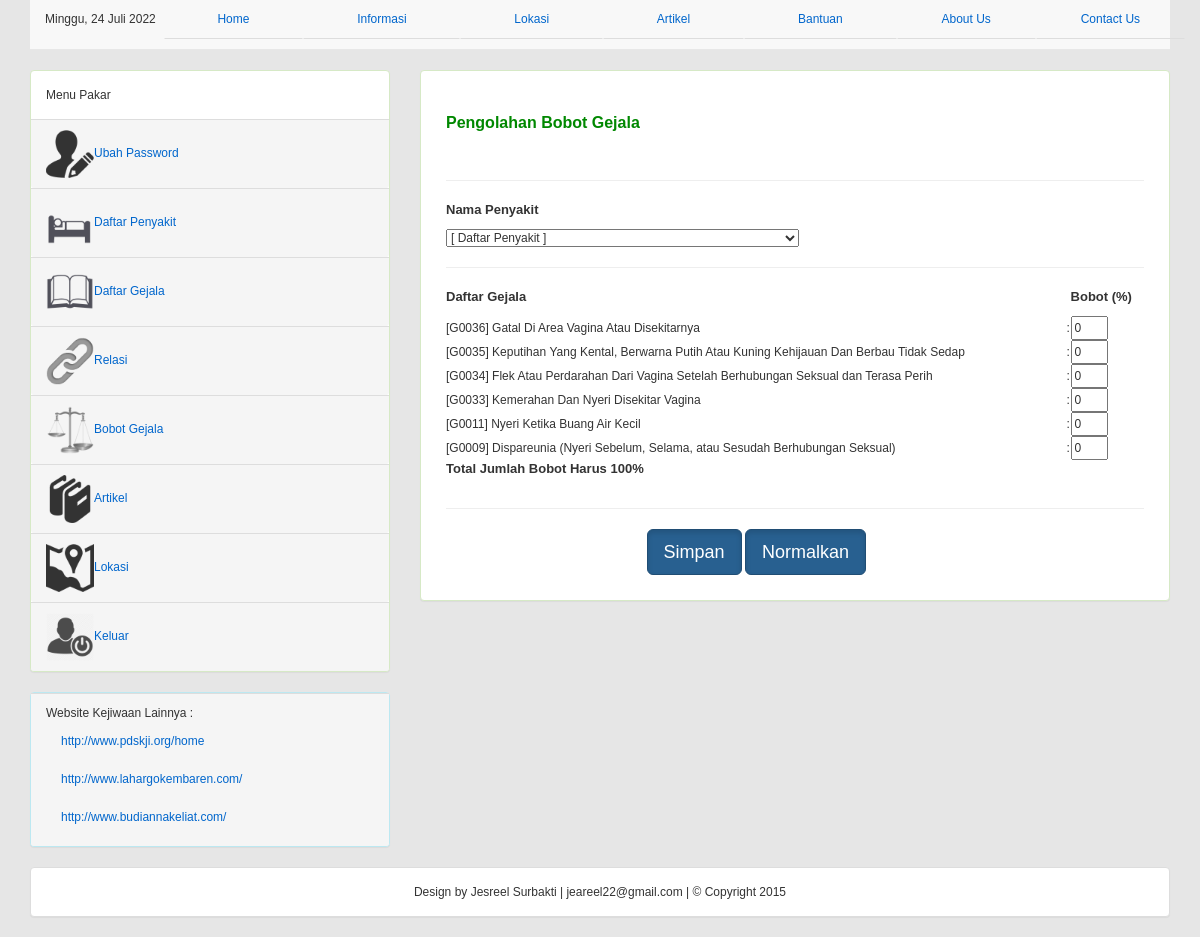
Screenshot of /bobot_gejala.php (signed in) with the database file from the repository.
### tables this page shows
CREATE TABLE `relasi_penyakit_gejala` (
  `kode_penyakit` varchar(8) NOT NULL,
  `kode_gejala` varchar(8) NOT NULL,
  `bobot` int(3) NOT NULL
);

CREATE TABLE `gejala` (
  `kode_gejala` varchar(5) NOT NULL,
  `nama_gejala` text NOT NULL
);

### tanggal.php (called while the page is built, shortened)
<?php
	$namaHari   = array("Ahad", "Senin", "Selasa", "Rabu", "Kamis", "Jumat", "Sabtu","Minggu");
	$namaBulan = array("Januari", "Februari", "Maret", "April", "Mei",  "Juni", "Juli", "Agustus", "September", "Oktober", "November",  "Desember");
	$tglsekarang = $namaHari[date('N')] . ", " . date('j') . " " . $namaBulan[(date('n')-1)] . " " . date('Y');
	?>

### bobot_gejala.php (the view, shortened to what this page needs)
<?php
include "tanggal.php";
?>
<!DOCTYPE html>
<html>
<head>
	<link rel="stylesheet" type="text/css" href="css/bootstrap.css">
	<link href="templatemo_style.css" rel="stylesheet" type="text/css" />
</head>
<body>
	<div class="container">
		<nav class="navbar navbar-default navbar-static-top">
			<div class="navbar-inner">
				<div class="container">
					<ul class="nav nav-tabs nav-justified">
						<li role="presentation">
							<?php echo "$tglsekarang"; ?>
						</li>
						<li role="presentation"><a href="index_pakar.php">Home</a></li>
						<li role="presentation"><a href="informasi_pakar.php">Informasi</a></li>
						<li role="presentation"><a href="lokasi.php">Lokasi</a></li>
						<li role="presentation"><a href="Artikel.php">Artikel</a></li>
						<li role="presentation"><a href="bantuan_pakar.php">Bantuan</a></li>
						<li role="presentation"><a href="about_pakar.php">About Us</a></li>
						<li role="presentation"><a href="contact_pakar.php">Contact Us</a></li>
					</ul>
				</div>
			</div>
		</nav>
		<div class="row">
			<div class="col-md-4">
				<div class="panel panel-success">
					<div class="panel-body">
						Menu Pakar
					</div>
					<div class="panel-footer"><img src="gambar/ubahpassword.png" width="48" height="48" /><a href="ubahpw_pakar.php">Ubah Password</a></div>
					<div class="panel-footer"><img src="gambar/daftar_penyakit.png" width="48" height="48" /><a href="daftar_penyakit.php">Daftar Penyakit</a></div>
					<div class="panel-footer"><img src="gambar/daftar_gejala.png" width="48" height="48" /><a href="daftar_gejala.php">Daftar Gejala</a></div>
					<div class="panel-footer"><img src="gambar/relasi.png" width="48" height="48" /><a href="relasi.php">Relasi</a></div>
					<div class="panel-footer"><img src="gambar/timbangan.png" width="48" height="48" /><a href="bobot_gejala.php">Bobot Gejala</a></div>
					<div class="panel-footer"><img src="gambar/artikel.png" width="48" height="48" /><a href="artikel.php">Artikel</a></div>
					<div class="panel-footer"><img src="gambar/peta.png" width="48" height="48" /><a href="lokasi.php">Lokasi</a></div>
					<div class="panel-footer"><img src="gambar/keluar.png" width="48" height="48" /><a href="index.php">Keluar</a></div>
				</div>
				<div class="panel panel-info">
					<div class="panel-footer">
						<ul class="nav nav-list">
							<li class="nav-header">Website Kejiwaan Lainnya :</li>
							<li class="active"><a href="http://www.pdskji.org/home">http://www.pdskji.org/home</a></li>
							<li><a href="http://www.lahargokembaren.com/">http://www.lahargokembaren.com/</a></li>
							<li><a href="http://www.budiannakeliat.com/">http://www.budiannakeliat.com/</a></li>
						</ul>
					</div>
				</div>
			</div>
			<div class="col-md-8">
				<div class="panel panel-success">
					<div class="panel-body">
						<?php
						if (isset($_REQUEST['kode_penyakit'])) {
							$kode_penyakit = $_REQUEST['kode_penyakit'];
						} else {
							$kode_penyakit = '';
						}
						?>
						<link href="templatemo_style.css" rel="stylesheet" type="text/css" />
						<link href="SpryAssets/SpryValidationTextField.css" rel="stylesheet" type="text/css" />
						<?php
						include("koneksi_db.php");
						?>
						<div class="text_area" align="justify">
							<br />
							<div class="title">Pengolahan Bobot Gejala</div>
							<form method="post" action="simpan_bobot.php?page=8&act=simpanbobot">
								<table width="100%" align="center" cellpadding="5">
									<tr>
										<td colspan="3">
											<hr color="#AAAAAA">
										</td>
									</tr>
									<tr>
										<td class="subtitle">Nama Penyakit</td>
									</tr>
									<tr>
										<td>
											<select name="jumpMenu" id="jumpMenu" onChange="MM_jumpMenu('parent',this,0)">
												<option value="">[ Daftar Penyakit ]</option>
											</select>
										</td>
									</tr>
									<br>
									<tr>
										<td colspan="3">
											<hr color="#AAAAAA">
										</td>
									</tr>
									<tr>
										<td class="subtitle">Daftar Gejala</td>
										<td class="subtitle"></td>
										<td class="subtitle">Bobot (%)</td>
									</tr>
									<?php
									$qry = mysqli_query($conn, "SELECT * FROM relasi_penyakit_gejala,gejala where relasi_penyakit_gejala.kode_penyakit='$kode_penyakit' AND relasi_penyakit_gejala.kode_gejala=gejala.kode_gejala");
									$a = 0;
									while ($data = mysqli_fetch_array($qry)) {
										++$a;
									?>
										<tr>
											<td><input type="hidden" name="kode_gejala[]" value="<?php echo $data['kode_gejala'] ?>" /><?php echo "[" . $data['kode_gejala'] . "]&nbsp;" . $data['nama_gejala']; ?></td>
											<td>:</td>
											<td><span id="sprytextfield<?php echo $a; ?>">
													<input name="bobot[]" type="text" size="2" maxlength="3" value="<?php echo $data['bobot']; ?>" />
												</span></td>
										</tr>
									<?php } ?>
									<tr>
										<td colspan="3" class="subtitle">Total Jumlah Bobot Harus 100%</td>
									</tr>
									<tr>
										<td colspan="3">
											<hr color="#AAAAAA">
										</td>
									</tr>
									<tr>
										<td align="center" class="judul"><input class="btn btn-primary btn-lg active" type="submit" name="simpan" value="Simpan" onclick="return confirm('Apakah anda yakin data bobot gejala ini akan disimpan?')" />&nbsp;<input class="btn btn-primary btn-lg active" type="reset" value="Normalkan" /></td>
									</tr>
								</table>
							</form>
						</div>
					</div>
				</div>
			</div>
		</div>
	</div>
	<div class="row">
		<div class="container">
			<div class="panel panel-default">
				<div class="panel-body">
					<center>
						Design by Jesreel Surbakti | jeareel22@gmail.com | © Copyright 2015
					</center>
				</div>
			</div>
		</div>
	</div>
</body>
</html>

### templatemo_style.css (style rules this page uses)
body { margin:0; padding:0; line-height: 1.5em; font-family: Verdana, Arial, Helvetica, sans-serif; font-size: 12px; background-color:#E6E6E6; }
a:link { color: #0066CC; text-decoration: none }
.text_area { margin: 10px; }
.title { padding-bottom: 10px; font-size: 16px; font-weight: bold; color: #008800; }
.subtitle { padding-bottom: 10px; font-size: 13px; font-weight: bold; }

### rows the page displays
relasi_penyakit_gejala: kode_gejala.kode_gejala "G0036", kode_gejala.nama_gejala "Gatal Di Area Vagina Atau Disekitarnya", bobot "0"
relasi_penyakit_gejala: kode_gejala.kode_gejala "G0035", kode_gejala.nama_gejala "Keputihan Yang Kental, Berwarna Putih Atau Kuning Kehijauan Dan Berbau Tidak Sedap", bobot "0"
relasi_penyakit_gejala: kode_gejala.kode_gejala "G0034", kode_gejala.nama_gejala "Flek Atau Perdarahan Dari Vagina Setelah Berhubungan Seksual dan Terasa Perih", bobot "0"
relasi_penyakit_gejala: kode_gejala.kode_gejala "G0033", kode_gejala.nama_gejala "Kemerahan Dan Nyeri Disekitar Vagina", bobot "0"
relasi_penyakit_gejala: kode_gejala.kode_gejala "G0011", kode_gejala.nama_gejala "Nyeri Ketika Buang Air Kecil", bobot "0"
relasi_penyakit_gejala: kode_gejala.kode_gejala "G0009", kode_gejala.nama_gejala "Dispareunia (Nyeri Sebelum, Selama, atau Sesudah Berhubungan Seksual)", bobot "0"

### other values shown
$tglsekarang "Minggu, 24 Juli 2022"
